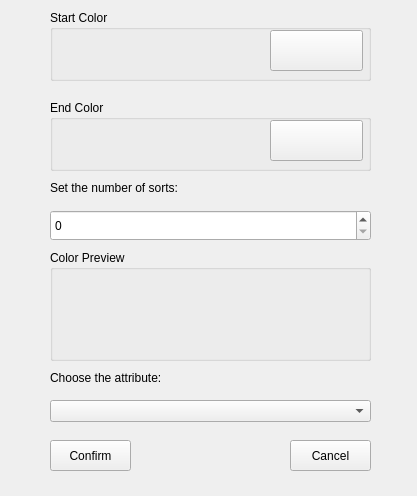
<?xml version="1.0" encoding="UTF-8"?>
<ui version="4.0">
 <class>ColorGradientWidgetClass</class>
 <widget class="QWidget" name="ColorGradientWidgetClass">
  <property name="geometry">
   <rect>
    <x>0</x>
    <y>0</y>
    <width>417</width>
    <height>496</height>
   </rect>
  </property>
  <property name="windowTitle">
   <string>Form</string>
  </property>
  <widget class="QSpinBox" name="num_Color">
   <property name="geometry">
    <rect>
     <x>50</x>
     <y>210</y>
     <width>321</width>
     <height>31</height>
    </rect>
   </property>
  </widget>
  <widget class="QGroupBox" name="groupBox">
   <property name="geometry">
    <rect>
     <x>50</x>
     <y>250</y>
     <width>321</width>
     <height>111</height>
    </rect>
   </property>
   <property name="title">
    <string>Color Preview</string>
   </property>
   <widget class="ColorGradientPreview" name="PreviewWidget" native="true">
    <property name="geometry">
     <rect>
      <x>10</x>
      <y>20</y>
      <width>301</width>
      <height>80</height>
     </rect>
    </property>
   </widget>
  </widget>
  <widget class="QPushButton" name="bt_confirm">
   <property name="geometry">
    <rect>
     <x>50</x>
     <y>440</y>
     <width>81</width>
     <height>31</height>
    </rect>
   </property>
   <property name="text">
    <string>Confirm</string>
   </property>
  </widget>
  <widget class="QPushButton" name="bt_cancel">
   <property name="geometry">
    <rect>
     <x>290</x>
     <y>440</y>
     <width>81</width>
     <height>31</height>
    </rect>
   </property>
   <property name="text">
    <string>Cancel</string>
   </property>
  </widget>
  <widget class="QComboBox" name="cmbField">
   <property name="geometry">
    <rect>
     <x>50</x>
     <y>400</y>
     <width>321</width>
     <height>22</height>
    </rect>
   </property>
  </widget>
  <widget class="QGroupBox" name="groupBox_2">
   <property name="geometry">
    <rect>
     <x>50</x>
     <y>10</y>
     <width>321</width>
     <height>71</height>
    </rect>
   </property>
   <property name="title">
    <string>Start Color</string>
   </property>
   <widget class="QPushButton" name="Bt_BeginColor">
    <property name="geometry">
     <rect>
      <x>220</x>
      <y>20</y>
      <width>93</width>
      <height>41</height>
     </rect>
    </property>
    <property name="text">
     <string/>
    </property>
    <property name="icon">
     <iconset>
      <normaloff>D:/GIS_todo/Dev20图标 (1)/Dev20/ColorMixer_32x32.png</normaloff>D:/GIS_todo/Dev20图标 (1)/Dev20/ColorMixer_32x32.png</iconset>
    </property>
    <property name="iconSize">
     <size>
      <width>40</width>
      <height>40</height>
     </size>
    </property>
   </widget>
   <widget class="ColorWidget" name="begincolor_widget" native="true">
    <property name="geometry">
     <rect>
      <x>10</x>
      <y>20</y>
      <width>201</width>
      <height>40</height>
     </rect>
    </property>
   </widget>
  </widget>
  <widget class="QGroupBox" name="groupBox_3">
   <property name="geometry">
    <rect>
     <x>50</x>
     <y>100</y>
     <width>321</width>
     <height>71</height>
    </rect>
   </property>
   <property name="title">
    <string>End Color</string>
   </property>
   <widget class="ColorWidget" name="endcolor_widget" native="true">
    <property name="geometry">
     <rect>
      <x>10</x>
      <y>20</y>
      <width>201</width>
      <height>40</height>
     </rect>
    </property>
   </widget>
   <widget class="QPushButton" name="Bt_EndColor">
    <property name="geometry">
     <rect>
      <x>220</x>
      <y>20</y>
      <width>93</width>
      <height>41</height>
     </rect>
    </property>
    <property name="text">
     <string/>
    </property>
    <property name="icon">
     <iconset>
      <normaloff>D:/GIS_todo/Dev20图标 (1)/Dev20/ColorMixer_32x32.png</normaloff>D:/GIS_todo/Dev20图标 (1)/Dev20/ColorMixer_32x32.png</iconset>
    </property>
    <property name="iconSize">
     <size>
      <width>40</width>
      <height>40</height>
     </size>
    </property>
   </widget>
  </widget>
  <widget class="QLabel" name="label">
   <property name="geometry">
    <rect>
     <x>50</x>
     <y>180</y>
     <width>231</width>
     <height>16</height>
    </rect>
   </property>
   <property name="text">
    <string>Set the number of sorts:</string>
   </property>
  </widget>
  <widget class="QLabel" name="label_2">
   <property name="geometry">
    <rect>
     <x>50</x>
     <y>370</y>
     <width>201</width>
     <height>16</height>
    </rect>
   </property>
   <property name="text">
    <string>Choose the attribute:</string>
   </property>
  </widget>
 </widget>
 <customwidgets>
  <customwidget>
   <class>ColorGradientPreview</class>
   <extends>QWidget</extends>
   <header location="global">ColorGradientPreview.h</header>
   <container>1</container>
  </customwidget>
  <customwidget>
   <class>ColorWidget</class>
   <extends>QWidget</extends>
   <header location="global">ColorWidget.h</header>
   <container>1</container>
  </customwidget>
 </customwidgets>
 <resources/>
 <connections/>
</ui>
